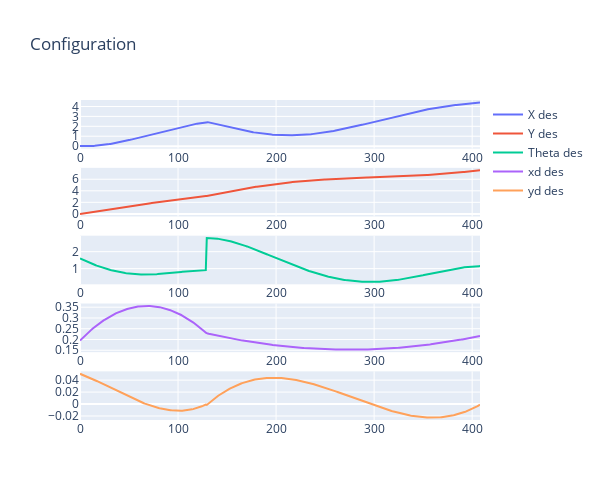
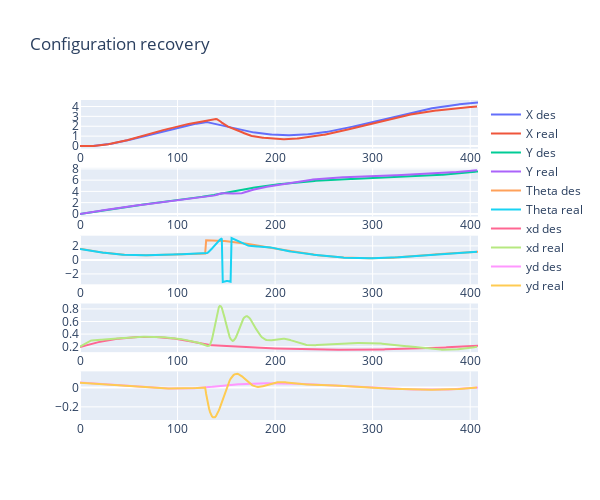

Notebook code cell kept with these figures, in order:
### Code cell
evaluate = State_Reconstruction(rrt.confs, rrt.commands, rrt.accs_robF, jerk)
evaluate.rec_states()
evaluate.plot_stuff()

### Figure 1 — Plotly figure (JSON) as saved in the notebook; plotly's stock layout.template omitted (floating-point values rounded to 4 significant figures; data arrays with more than 128 entries replaced by an {"elided": "..."} marker saying what was removed)
{"data": [{"name": "X des", "type": "scatter", "x": {"elided": "408 float values"}, "xaxis": "x", "y": {"elided": "408 float values"}, "yaxis": "y"}, {"name": "Y des", "type": "scatter", "x": {"elided": "408 float values"}, "xaxis": "x2", "y": {"elided": "408 float values"}, "yaxis": "y2"}, {"name": "Theta des", "type": "scatter", "x": {"elided": "408 float values"}, "xaxis": "x3", "y": {"elided": "408 float values"}, "yaxis": "y3"}, {"name": "xd des", "type": "scatter", "x": {"elided": "408 float values"}, "xaxis": "x4", "y": {"elided": "408 float values"}, "yaxis": "y4"}, {"name": "yd des", "type": "scatter", "x": {"elided": "408 float values"}, "xaxis": "x5", "y": {"elided": "408 float values"}, "yaxis": "y5"}], "layout": {"height": 500, "title": {"text": "Configuration"}, "width": 600, "xaxis": {"anchor": "y", "domain": [0, 1]}, "xaxis2": {"anchor": "y2", "domain": [0, 1]}, "xaxis3": {"anchor": "y3", "domain": [0, 1]}, "xaxis4": {"anchor": "y4", "domain": [0, 1]}, "xaxis5": {"anchor": "y5", "domain": [0, 1]}, "yaxis": {"anchor": "x", "domain": [0.848, 1]}, "yaxis2": {"anchor": "x2", "domain": [0.636, 0.788]}, "yaxis3": {"anchor": "x3", "domain": [0.424, 0.576]}, "yaxis4": {"anchor": "x4", "domain": [0.212, 0.364]}, "yaxis5": {"anchor": "x5", "domain": [0, 0.152]}}}

### Figure 2 — Plotly figure (JSON) as saved in the notebook; plotly's stock layout.template omitted (floating-point values rounded to 4 significant figures; data arrays with more than 128 entries replaced by an {"elided": "..."} marker saying what was removed)
{"data": [{"name": "X des", "type": "scatter", "x": {"elided": "408 float values"}, "xaxis": "x", "y": {"elided": "408 float values"}, "yaxis": "y"}, {"name": "X real", "type": "scatter", "x": {"elided": "408 float values"}, "xaxis": "x", "y": {"elided": "407 float values"}, "yaxis": "y"}, {"name": "Y des", "type": "scatter", "x": {"elided": "408 float values"}, "xaxis": "x2", "y": {"elided": "408 float values"}, "yaxis": "y2"}, {"name": "Y real", "type": "scatter", "x": {"elided": "408 float values"}, "xaxis": "x2", "y": {"elided": "407 float values"}, "yaxis": "y2"}, {"name": "Theta des", "type": "scatter", "x": {"elided": "408 float values"}, "xaxis": "x3", "y": {"elided": "408 float values"}, "yaxis": "y3"}, {"name": "Theta real", "type": "scatter", "x": {"elided": "408 float values"}, "xaxis": "x3", "y": {"elided": "407 float values"}, "yaxis": "y3"}, {"name": "xd des", "type": "scatter", "x": {"elided": "408 float values"}, "xaxis": "x4", "y": {"elided": "408 float values"}, "yaxis": "y4"}, {"name": "xd real", "type": "scatter", "x": {"elided": "408 float values"}, "xaxis": "x4", "y": {"elided": "407 float values"}, "yaxis": "y4"}, {"name": "yd des", "type": "scatter", "x": {"elided": "408 float values"}, "xaxis": "x5", "y": {"elided": "408 float values"}, "yaxis": "y5"}, {"name": "yd real", "type": "scatter", "x": {"elided": "408 float values"}, "xaxis": "x5", "y": {"elided": "407 float values"}, "yaxis": "y5"}], "layout": {"height": 500, "title": {"text": "Configuration recovery"}, "width": 600, "xaxis": {"anchor": "y", "domain": [0, 1]}, "xaxis2": {"anchor": "y2", "domain": [0, 1]}, "xaxis3": {"anchor": "y3", "domain": [0, 1]}, "xaxis4": {"anchor": "y4", "domain": [0, 1]}, "xaxis5": {"anchor": "y5", "domain": [0, 1]}, "yaxis": {"anchor": "x", "domain": [0.848, 1]}, "yaxis2": {"anchor": "x2", "domain": [0.636, 0.788]}, "yaxis3": {"anchor": "x3", "domain": [0.424, 0.576]}, "yaxis4": {"anchor": "x4", "domain": [0.212, 0.364]}, "yaxis5": {"anchor": "x5", "domain": [0, 0.152]}}}
